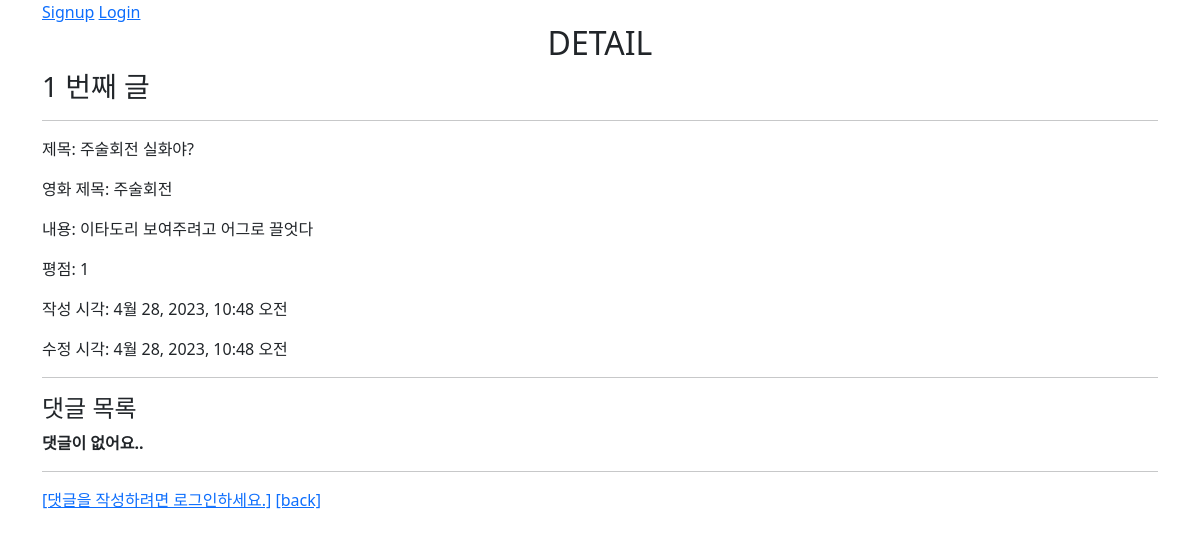
Screenshot of /community/1/ with the database file from the repository.
### community/models.py (models this page shows)
class Review(models.Model):
    title = models.CharField(max_length=100)
    movie_title = models.CharField(max_length=50)
    rank = models.IntegerField()
    content = models.TextField()
    created_at = models.DateTimeField(auto_now_add=True)
    updated_at = models.DateTimeField(auto_now=True)
    user = models.ForeignKey(settings.AUTH_USER_MODEL, on_delete=models.CASCADE)
    like_users = models.ManyToManyField(settings.AUTH_USER_MODEL, related_name='like_reviews')

### community/views.py (the view)
# urls.py: path('<int:review_pk>/', views.detail, name='detail'), # 단일 리뷰 상세 페이지 조회
@require_safe
def detail(request, review_pk):
    review = get_object_or_404(Review, pk=review_pk)
    comments = review.comment_set.all()
    comment_form = CommentForm()
    context = {
        'review': review,
        'comment_form': comment_form,
        'comments': comments,
    }
    return render(request, 'community/detail.html', context)

### community/templates/community/detail.html (shortened to what this page needs)
{% extends 'base.html' %}
{% block content %}
  <h2 class="text-center">DETAIL</h2>
  <h3>{{ review.pk }} 번째 글</h3>
  <hr>
  <p>제목: {{ review.title }}</p>
  <p>영화 제목: {{ review.movie_title }}</p>
  <p>내용: {{ review.content }}</p>
  <p>평점: {{ review.rank }}</p>
  <p>작성 시각: {{ review.created_at }}</p>
  <p>수정 시각: {{ review.updated_at }}</p>
  <hr>
  <h4>댓글 목록</h4>
  {% for comment in comments %}
    <div>
      {{ comment.user }} - {{ comment.content }}
    </div>
  {% empty %}
    <p><b>댓글이 없어요..</b></p>
  {% endfor %}
  <hr>
  {% if user.is_authenticated %}
    <form action="{% url 'community:create_comment' review.pk %}" method="POST">
      {% csrf_token %}
      {{ comment_form }}
      <input type="submit">
    </form>
  {% else %}
    <a href="{% url 'accounts:login' %}">[댓글을 작성하려면 로그인하세요.]</a>
  {% endif %}
  <a href="{% url 'community:index' %}">[back]</a>
{% endblock  %}

### rows the page displays
Review: pk "1", title "주술회전 실화야?", movie_title "주술회전", content "이타도리 보여주려고 어그로 끌엇다", rank "1", created_at "4월 28, 2023, 10:48 오전", updated_at "4월 28, 2023, 10:48 오전"
